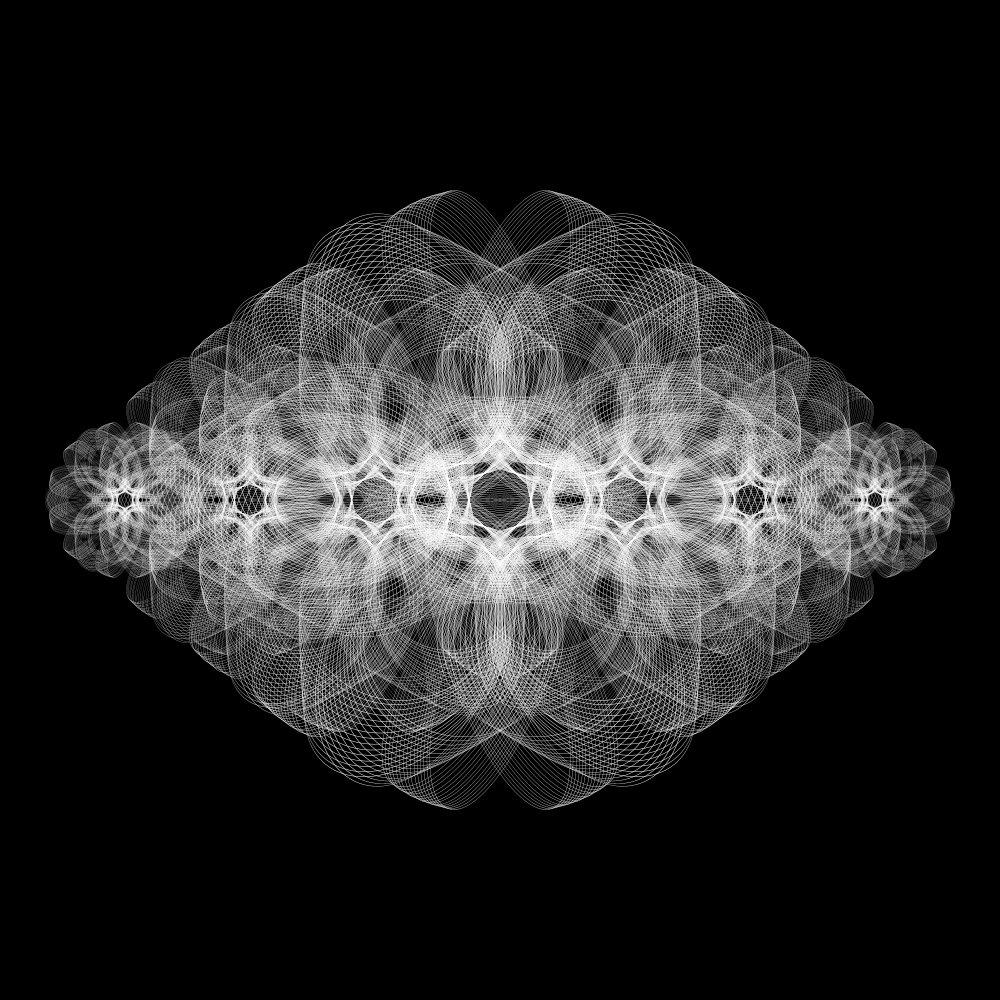
Frame 1 (no input)
Frame 60 (the mouse pressed at the canvas centre just before this capture): identical to frame 1, image omitted
Frame 120 (the mouse held since frame 60 and released just before this capture): identical to frame 1, image omitted

The Processing sketch that drew this single still picture (run headless with seeded random() and noise(); from frame 60 on, the mouse is pressed at the canvas centre):

// Processing sketch: radial_pattern_repeat
// ── radial_pattern_repeat.pde
float freq = 0.02;
float amp = 0.25;

void setup() {
  size(1000, 1000);
  background(0, 0, 0);
  int radNum = 6;
  float count = 8;


  for (float i=0; i<count; i++) {
    float scale;
    if (i >count/2) {
      scale = (1-i/count)*2;
    } else {
      scale = i/count*2;
    }
    println(scale);
    snowflake(width/count*i, height/2, scale, scale, 6);
  }
}


void draw() {
}


void snowflake(float x, float y, float scaleX, float scaleY, int radNum) {
  pushMatrix();
  translate(x, y);
  scale(scaleX, scaleY);
  for (int i=0; i<radNum; i++) {
    float sX = 1.0;
    if (i%2 == 0) {
      sX = -1.0;
    }
    drawRepeat(sX, 1, 2*PI/radNum*i);
  }

  popMatrix();
}

void drawRepeat(float scaleX, float scaleY, float rotation) {
  pushMatrix();
  scale(scaleX, scaleY);
  rotate(rotation);
  for (int i = 0; i<15; i++) {
    float y = 1+sin(float(i)*freq*PI)*amp/2;
    noFill();
    stroke(255);
    strokeWeight(0.25);
    drawShape(1, 2, y);
    drawShape(-1, 2, y);
    drawShape(-1.5, 1, y);
    drawShape(1.5, 1, y);
  }
  popMatrix();
}

void drawShape(float scaleX, float scaleY, float rotationVal) {
  pushMatrix();
  float mappedRotation = map(rotationVal, -1, 1, 0, 2*PI);
  scale(scaleX, scaleY);
  rotate(mappedRotation);

  ellipseMode(CORNER);
  ellipse(0, 0, 200*rotationVal, 100);
  popMatrix();
}
